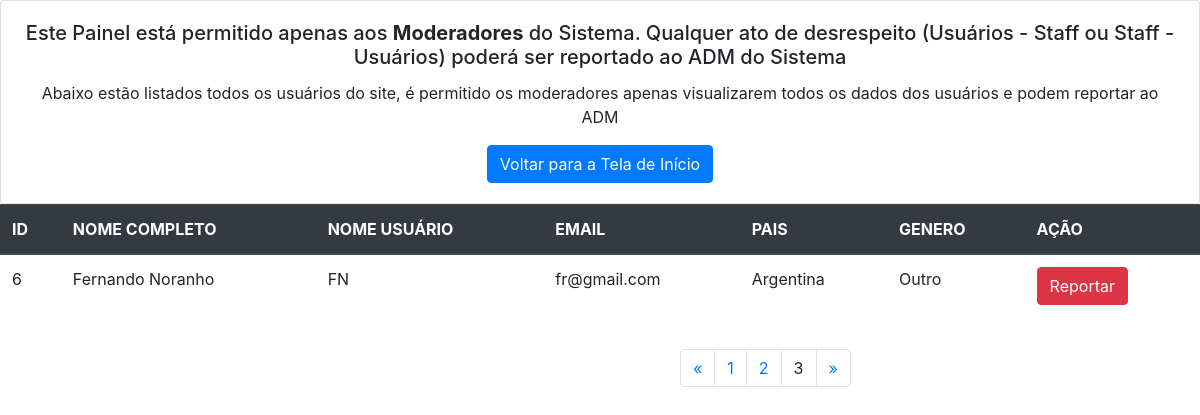
The page /moderador.php?pagina=3 on the database as committed earlier.
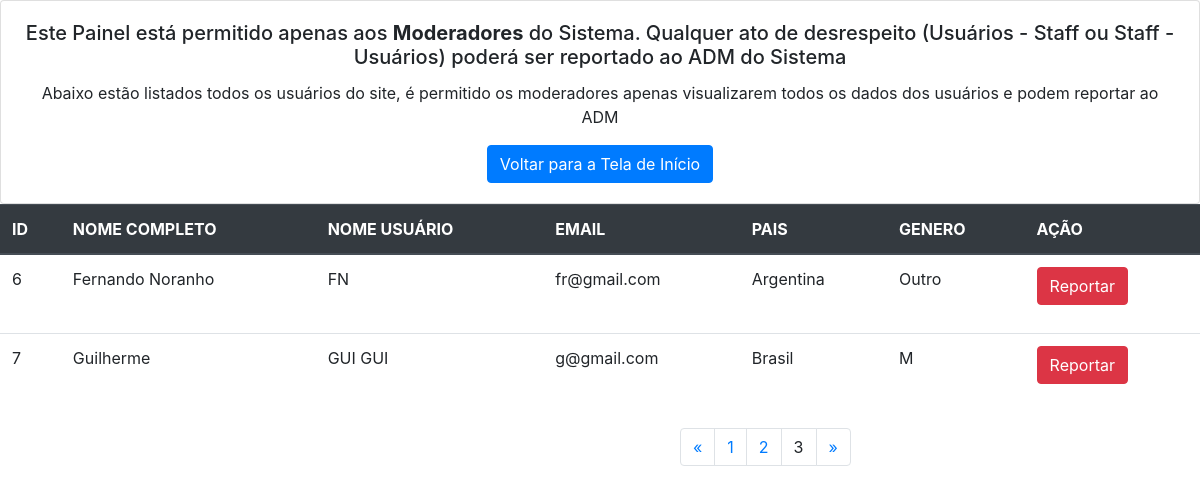
The same page on the database as committed later.
### tables this page shows
CREATE TABLE `usuarios` (
  `id` int(11) NOT NULL AUTO_INCREMENT,
  `nomecompleto` varchar(200) DEFAULT NULL,
  `nomeusuario` varchar(200) DEFAULT NULL,
  `pais` varchar(200) DEFAULT NULL,
  `genero` varchar(10) DEFAULT NULL,
  `email` varchar(200) NOT NULL,
  `senha` varchar(9) NOT NULL,
  `foto` varchar(200) DEFAULT NULL,
  PRIMARY KEY (`id`)
);

### moderador.php (the view, shortened to what this page needs)
<?php
include("php/conexao.php");
?>
<!DOCTYPE html>
<html>
<head>
	<link rel="stylesheet" href="css/bootstrap.css">
</head>
<body>
	<div class="card" style="width: 100%; text-align: center;">
		<div class="card-body">
			<h5 class="card-title">Este Painel está permitido apenas aos <b>Moderadores</b> do Sistema. Qualquer ato de desrespeito (Usuários - Staff ou Staff - Usuários) poderá ser reportado ao ADM do Sistema</h5>
			<p class="card-text">Abaixo estão listados todos os usuários do site, é permitido os moderadores apenas visualizarem todos os dados dos usuários e podem reportar ao ADM</p>
			<a href="index.php" class="btn btn-primary">Voltar para a Tela de Início</a>
		</div>
	</div>
	<table class="table">
		<thead class="thead-dark">
			<tr>
				<th scope="col">ID</th>
				<th scope="col">NOME COMPLETO</th>
				<th scope="col">NOME USUÁRIO</th>
				<th scope="col">EMAIL</th>
				<th scope="col">PAIS</th>
				<th scope="col">GENERO</th>
				<th scope="col">AÇÃO</th>
			</tr>
		</thead>
		<tbody>
			<?php
			$pagina_a = filter_input(INPUT_GET,'pagina', FILTER_SANITIZE_NUMBER_INT);
			$pagina = (!empty($pagina_a)) ? $pagina_a : 1;
			$qnt_result = 2;
			$inicio = ($qnt_result * $pagina) - $qnt_result;
			$resul_u = "SELECT * FROM usuarios LIMIT $inicio, $qnt_result";
			$resultado = mysqli_query($con, $resul_u);
			while ($row_usuario = mysqli_fetch_assoc($resultado)){
				echo "
				<tr>
				<td>". $row_usuario['id'] ."</td>
				<td>". $row_usuario['nomecompleto'] ."</td>
				<td>". $row_usuario['nomeusuario']."</td>
				<td>". $row_usuario['email'] ."</td>
				<td>". $row_usuario['pais'] ."</td>
				<td>". $row_usuario['genero'] . "</td>";
			?>
			<td>
				<p>
					<button class='btn btn-danger' type='button' data-toggle='collapse' data-target='#collapseExample' aria-expanded='false' aria-controls='collapseExample'>
						Reportar
					</button>
				</p>
			</td>
		</tr>
		<?php
		};
		$result_p = "SELECT COUNT(id) AS num_result FROM usuarios";
		$result_pg = mysqli_query($con, $result_p);
		$row_p = mysqli_fetch_assoc($result_pg);
		$quantipg = ceil($row_p['num_result']/$qnt_result);
		$max_links = 2; ?>
	</tbody>
</table>
<?php
echo "
<nav aria-label='Page navigation example'>
<ul class='pagination'>
<li class='page-item'>
<a class='page-link' href='moderador.php?pagina=1'><span aria-hidden='true'>&laquo;</span></a>";
for($pag_ant = $pagina - $max_links; $pag_ant <= $pagina - 1; $pag_ant++){
	if ($pag_ant >= 1) {
		echo "<li class='page-item'><a class='page-link' href='moderador.php?pagina=$pag_ant'> $pag_ant </a>";
	}
}
echo "<li class='page-item'><a class='page-link'>$pagina</a></li>";
echo"<li class='page-item'><a class='page-link' href='moderador.php?pagina=$quantipg'><span aria-hidden='true'>&raquo;</span></a></div>";
?>
</body>
</html>

Rows that differ between the two databases and show on the page:
added usuarios: id "7", nomecompleto "Guilherme", nomeusuario "GUI GUI", email "g@gmail.com", pais "Brasil", genero "M"
